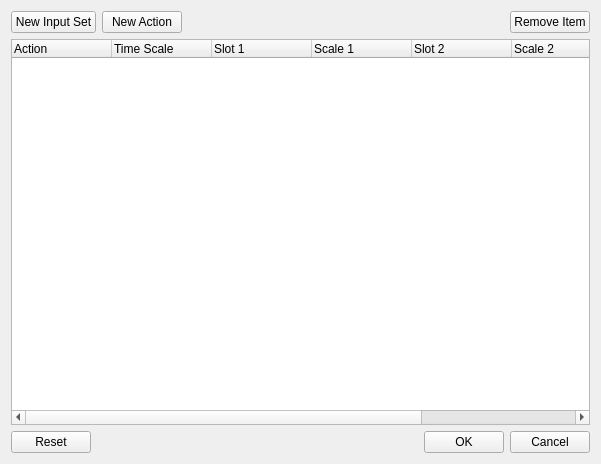
<?xml version="1.0" encoding="UTF-8"?>
<ui version="4.0">
 <class>InputConfigDialog</class>
 <widget class="QDialog" name="InputConfigDialog">
  <property name="geometry">
   <rect>
    <x>0</x>
    <y>0</y>
    <width>601</width>
    <height>464</height>
   </rect>
  </property>
  <property name="windowTitle">
   <string>Input Configuration</string>
  </property>
  <property name="windowIcon">
   <iconset resource="../QtResources/resources.qrc">
    <normaloff>:/EditorFramework/Icons/Input.svg</normaloff>:/EditorFramework/Icons/Input.svg</iconset>
  </property>
  <layout class="QVBoxLayout" name="verticalLayout">
   <item>
    <layout class="QHBoxLayout" name="horizontalLayout">
     <item>
      <widget class="QPushButton" name="ButtonNewInputSet">
       <property name="text">
        <string>New Input Set</string>
       </property>
       <property name="autoDefault">
        <bool>false</bool>
       </property>
      </widget>
     </item>
     <item>
      <widget class="QPushButton" name="ButtonNewAction">
       <property name="text">
        <string>New Action</string>
       </property>
       <property name="autoDefault">
        <bool>false</bool>
       </property>
      </widget>
     </item>
     <item>
      <spacer name="horizontalSpacer">
       <property name="orientation">
        <enum>Qt::Horizontal</enum>
       </property>
       <property name="sizeHint" stdset="0">
        <size>
         <width>40</width>
         <height>20</height>
        </size>
       </property>
      </spacer>
     </item>
     <item>
      <widget class="QPushButton" name="ButtonRemove">
       <property name="text">
        <string>Remove Item</string>
       </property>
       <property name="autoDefault">
        <bool>false</bool>
       </property>
      </widget>
     </item>
    </layout>
   </item>
   <item>
    <widget class="QTreeWidget" name="TreeActions">
     <column>
      <property name="text">
       <string>Action</string>
      </property>
     </column>
     <column>
      <property name="text">
       <string>Time Scale</string>
      </property>
     </column>
     <column>
      <property name="text">
       <string>Slot 1</string>
      </property>
     </column>
     <column>
      <property name="text">
       <string>Scale 1</string>
      </property>
     </column>
     <column>
      <property name="text">
       <string>Slot 2</string>
      </property>
     </column>
     <column>
      <property name="text">
       <string>Scale 2</string>
      </property>
     </column>
     <column>
      <property name="text">
       <string>Slot 3</string>
      </property>
     </column>
     <column>
      <property name="text">
       <string>Scale 3</string>
      </property>
     </column>
     <column>
      <property name="text">
       <string/>
      </property>
     </column>
    </widget>
   </item>
   <item>
    <layout class="QHBoxLayout" name="horizontalLayout_2">
     <item>
      <widget class="QPushButton" name="ButtonReset">
       <property name="text">
        <string>Reset</string>
       </property>
       <property name="autoDefault">
        <bool>false</bool>
       </property>
      </widget>
     </item>
     <item>
      <spacer name="horizontalSpacer_2">
       <property name="orientation">
        <enum>Qt::Horizontal</enum>
       </property>
       <property name="sizeHint" stdset="0">
        <size>
         <width>40</width>
         <height>20</height>
        </size>
       </property>
      </spacer>
     </item>
     <item>
      <widget class="QPushButton" name="ButtonOk">
       <property name="text">
        <string>OK</string>
       </property>
       <property name="autoDefault">
        <bool>false</bool>
       </property>
      </widget>
     </item>
     <item>
      <widget class="QPushButton" name="ButtonCancel">
       <property name="text">
        <string>Cancel</string>
       </property>
       <property name="autoDefault">
        <bool>false</bool>
       </property>
      </widget>
     </item>
    </layout>
   </item>
  </layout>
 </widget>
 <resources>
  <include location="../QtResources/resources.qrc"/>
 </resources>
 <connections/>
</ui>
